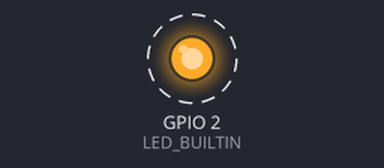
Simulated run of this sketch. Board: ESP32. Parts: output pins drawn as LEDs (lit = HIGH). Dashed ring = blinking. Storage starts empty; what the sketch prints to the serial monitor is not drawn.

Above: at 0.5 s.
Timing chart, 0 to 4.6 s (numbered marks = the images above):
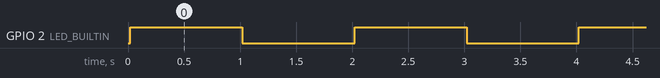

The sketch:

main.ino
```cpp
#include<SPIFFS.h>
#include <esp_system.h>
int LED_BUILTIN = 2;

void setup() {
  Serial.begin(115200);
  pinMode (LED_BUILTIN, OUTPUT);

  SPIFFS.format();
  SPIFFS.begin();

  long totalBytes = SPIFFS.totalBytes();
  long usedBytes = SPIFFS.usedBytes();

  Serial.println("Total bytes: " + String(totalBytes));
  Serial.println("Used bytes: " + String(usedBytes));

   size_t freeBytes = esp_get_free_heap_size();

  // Print out the number of free bytes in the heap.
  Serial.println("Free bytes: " + String(freeBytes));
}
void loop() {

  digitalWrite(LED_BUILTIN, HIGH);
  delay(1000);
  digitalWrite(LED_BUILTIN, LOW);
  delay(1000);
}
```

Measured:
- by itself, GPIO 2 (LED_BUILTIN): alternates HIGH for 1.0 s and LOW for 1.0 s
